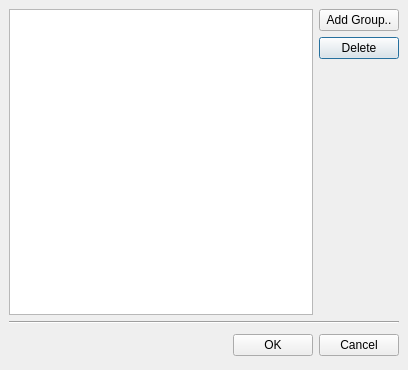
<ui version="4.0" >
 <author></author>
 <comment></comment>
 <exportmacro></exportmacro>
 <class>GroupsEditDialog</class>
 <widget class="QDialog" name="GroupsEditDialog" >
  <property name="geometry" >
   <rect>
    <x>0</x>
    <y>0</y>
    <width>408</width>
    <height>370</height>
   </rect>
  </property>
  <property name="windowTitle" >
   <string>Dialog</string>
  </property>
  <layout class="QGridLayout" >
   <property name="margin" >
    <number>9</number>
   </property>
   <property name="spacing" >
    <number>6</number>
   </property>
   <item row="1" column="1" >
    <widget class="QPushButton" name="deleteGroupBt" >
     <property name="text" >
      <string>Delete</string>
     </property>
    </widget>
   </item>
   <item row="0" column="1" >
    <widget class="QPushButton" name="addGroupBt" >
     <property name="text" >
      <string>Add Group..</string>
     </property>
    </widget>
   </item>
   <item row="4" column="0" colspan="2" >
    <layout class="QHBoxLayout" >
     <property name="margin" >
      <number>0</number>
     </property>
     <property name="spacing" >
      <number>6</number>
     </property>
     <item>
      <spacer>
       <property name="orientation" >
        <enum>Qt::Horizontal</enum>
       </property>
       <property name="sizeHint" >
        <size>
         <width>131</width>
         <height>31</height>
        </size>
       </property>
      </spacer>
     </item>
     <item>
      <widget class="QPushButton" name="okButton" >
       <property name="text" >
        <string>OK</string>
       </property>
      </widget>
     </item>
     <item>
      <widget class="QPushButton" name="cancelButton" >
       <property name="text" >
        <string>Cancel</string>
       </property>
      </widget>
     </item>
    </layout>
   </item>
   <item row="2" column="1" >
    <spacer>
     <property name="orientation" >
      <enum>Qt::Vertical</enum>
     </property>
     <property name="sizeHint" >
      <size>
       <width>20</width>
       <height>181</height>
      </size>
     </property>
    </spacer>
   </item>
   <item rowspan="3" row="0" column="0" >
    <widget class="QListView" name="groupList" />
   </item>
   <item row="3" column="0" colspan="2" >
    <widget class="Line" name="line" >
     <property name="orientation" >
      <enum>Qt::Horizontal</enum>
     </property>
    </widget>
   </item>
  </layout>
 </widget>
 <pixmapfunction></pixmapfunction>
 <resources/>
 <connections>
  <connection>
   <sender>okButton</sender>
   <signal>clicked()</signal>
   <receiver>GroupsEditDialog</receiver>
   <slot>accept()</slot>
   <hints>
    <hint type="sourcelabel" >
     <x>278</x>
     <y>253</y>
    </hint>
    <hint type="destinationlabel" >
     <x>96</x>
     <y>254</y>
    </hint>
   </hints>
  </connection>
  <connection>
   <sender>cancelButton</sender>
   <signal>clicked()</signal>
   <receiver>GroupsEditDialog</receiver>
   <slot>reject()</slot>
   <hints>
    <hint type="sourcelabel" >
     <x>369</x>
     <y>253</y>
    </hint>
    <hint type="destinationlabel" >
     <x>179</x>
     <y>282</y>
    </hint>
   </hints>
  </connection>
 </connections>
</ui>
